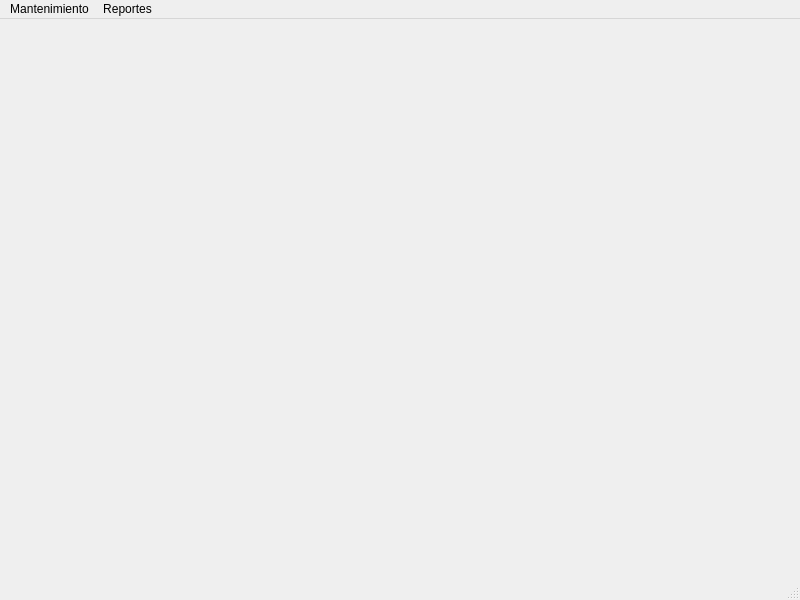
<?xml version="1.0" encoding="UTF-8"?>
<ui version="4.0">
 <class>MainWindow</class>
 <widget class="QMainWindow" name="MainWindow">
  <property name="geometry">
   <rect>
    <x>0</x>
    <y>0</y>
    <width>800</width>
    <height>600</height>
   </rect>
  </property>
  <property name="windowTitle">
   <string>MainWindow</string>
  </property>
  <widget class="QWidget" name="centralwidget"/>
  <widget class="QMenuBar" name="menubar">
   <property name="geometry">
    <rect>
     <x>0</x>
     <y>0</y>
     <width>800</width>
     <height>33</height>
    </rect>
   </property>
   <widget class="QMenu" name="menuMantenimiento">
    <property name="title">
     <string>Mantenimiento</string>
    </property>
    <addaction name="action_programas"/>
    <addaction name="action_empleados"/>
   </widget>
   <widget class="QMenu" name="menuReportes">
    <property name="title"><string>Reportes</string></property>
    <addaction name="action_reporte_empleados"/>
   </widget>
   <addaction name="menuMantenimiento"/>
   <addaction name="menuReportes"/>
  </widget>
  <widget class="QStatusBar" name="statusbar"/>
  <action name="action_programas">
   <property name="text">
    <string>Programa de Estudio</string>
   </property>
  </action>
  <action name="action_empleados">
   <property name="text">
    <string>Empleados</string>
   </property>
  </action>
  <action name="action_reporte_empleados">
   <property name="text"><string>Consulta de Personal</string></property>
  </action>
 </widget>
 <resources/>
 <connections/>
</ui>
